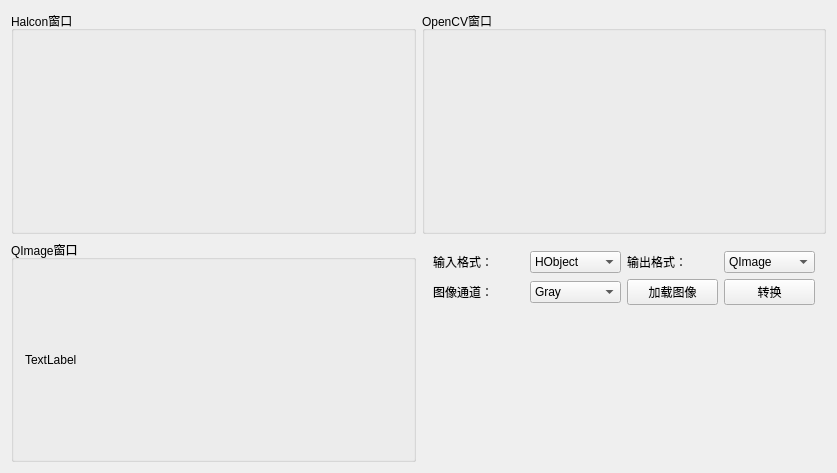
<?xml version="1.0" encoding="UTF-8"?>
<ui version="4.0">
 <class>Widget</class>
 <widget class="QWidget" name="Widget">
  <property name="geometry">
   <rect>
    <x>0</x>
    <y>0</y>
    <width>837</width>
    <height>473</height>
   </rect>
  </property>
  <property name="windowTitle">
   <string>Widget</string>
  </property>
  <layout class="QGridLayout" name="gridLayout_5" rowstretch="1,1" columnstretch="1,1">
   <item row="0" column="0">
    <widget class="QGroupBox" name="groupBox">
     <property name="title">
      <string>Halcon窗口</string>
     </property>
     <layout class="QGridLayout" name="gridLayout">
      <item row="0" column="0">
       <widget class="QLabel" name="lbl_DispHalcon">
        <property name="text">
         <string/>
        </property>
       </widget>
      </item>
     </layout>
    </widget>
   </item>
   <item row="0" column="1">
    <widget class="QGroupBox" name="groupBox_2">
     <property name="title">
      <string>OpenCV窗口</string>
     </property>
     <layout class="QGridLayout" name="gridLayout_2">
      <item row="0" column="0">
       <widget class="QLabel" name="lbl_DispCV">
        <property name="text">
         <string/>
        </property>
       </widget>
      </item>
     </layout>
    </widget>
   </item>
   <item row="1" column="0">
    <widget class="QGroupBox" name="groupBox_3">
     <property name="title">
      <string>QImage窗口</string>
     </property>
     <layout class="QGridLayout" name="gridLayout_3">
      <item row="0" column="0">
       <widget class="QLabel" name="lbl_DispQImage">
        <property name="text">
         <string>TextLabel</string>
        </property>
       </widget>
      </item>
     </layout>
    </widget>
   </item>
   <item row="1" column="1">
    <widget class="QWidget" name="widget" native="true">
     <layout class="QGridLayout" name="gridLayout_4">
      <item row="0" column="0">
       <widget class="QLabel" name="label_4">
        <property name="text">
         <string>输入格式：</string>
        </property>
       </widget>
      </item>
      <item row="0" column="1">
       <widget class="QComboBox" name="cmb_InputFormat">
        <item>
         <property name="text">
          <string>HObject</string>
         </property>
        </item>
        <item>
         <property name="text">
          <string>Mat</string>
         </property>
        </item>
        <item>
         <property name="text">
          <string>QImage</string>
         </property>
        </item>
       </widget>
      </item>
      <item row="0" column="2">
       <widget class="QLabel" name="label_5">
        <property name="text">
         <string>输出格式：</string>
        </property>
       </widget>
      </item>
      <item row="0" column="3">
       <widget class="QComboBox" name="cmb_OutputFormat">
        <item>
         <property name="text">
          <string>QImage</string>
         </property>
        </item>
        <item>
         <property name="text">
          <string>Mat</string>
         </property>
        </item>
        <item>
         <property name="text">
          <string>HObject</string>
         </property>
        </item>
       </widget>
      </item>
      <item row="1" column="0">
       <widget class="QLabel" name="label">
        <property name="text">
         <string>图像通道：</string>
        </property>
       </widget>
      </item>
      <item row="1" column="1">
       <widget class="QComboBox" name="cmb_ImgChannels">
        <item>
         <property name="text">
          <string>Gray</string>
         </property>
        </item>
        <item>
         <property name="text">
          <string>RGB</string>
         </property>
        </item>
       </widget>
      </item>
      <item row="1" column="2">
       <widget class="QPushButton" name="btn_LoadImg">
        <property name="text">
         <string>加载图像</string>
        </property>
       </widget>
      </item>
      <item row="1" column="3">
       <widget class="QPushButton" name="btn_TransImg">
        <property name="text">
         <string>转换</string>
        </property>
       </widget>
      </item>
      <item row="2" column="1">
       <spacer name="verticalSpacer">
        <property name="orientation">
         <enum>Qt::Vertical</enum>
        </property>
        <property name="sizeHint" stdset="0">
         <size>
          <width>20</width>
          <height>148</height>
         </size>
        </property>
       </spacer>
      </item>
     </layout>
    </widget>
   </item>
  </layout>
 </widget>
 <layoutdefault spacing="6" margin="11"/>
 <resources/>
 <connections/>
</ui>
